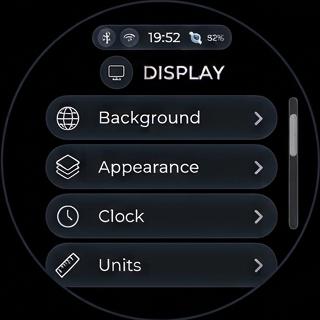
#> input picture shared/references/display-submenus/Sub Menu/Display_Default.png, 320 x 320 px
$ python prepare_submenu_reference_diagnostics.py
#> lines starting #> are read from the running program, lines starting #| are printed output that depends on the picture
"""Create non-authoritative 466px comparison derivatives for supplied submenu refs."""
from __future__ import annotations

import hashlib
import json
from pathlib import Path

from PIL import Image

ROOT = Path(__file__).resolve().parents[1]
REFERENCE = ROOT / "shared" / "references"
OUTPUT = REFERENCE / "display-submenus" / "adapted-466-diagnostic"
DISPLAY_STATES = {
    "Display_Default.png": "reference=display",
    "Display_Background_Expanded.png": "reference=display-background",
    "Display_Appearance_Expanded.png": "reference=display-appearance",
    "Display_Weather_Location_Expanded.png": "reference=display-location",
    "Display_Clock_Submenu.png": "reference=clock-settings",
    "Display_Units_Expanded.png": "reference=display-units",
    "Display_Language_Expanded.png": "reference=display-language",
}


def sha256(path: Path) -> str:
    return hashlib.sha256(path.read_bytes()).hexdigest()


def make_derivative(source: Path, destination: Path) -> dict[str, object]:
    with Image.open(source) as image:
#> image is the input picture: PIL image 320x320 RGB; mean R, G, B 18.5, 20.6, 24
        image.load()
        source_size = list(image.size)
#> source_size = [320, 320]
        rgba = image.convert("RGBA")
        derivative = rgba.resize((466, 466), Image.Resampling.LANCZOS)
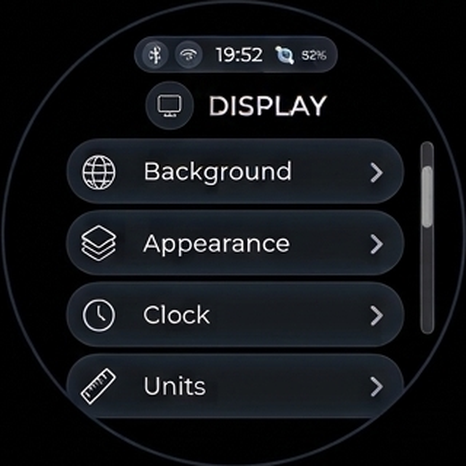
#> derivative: PIL image 466x466 RGBA; mean R, G, B, A 18.6, 20.7, 24.1, 255
        derivative.save(destination, format="PNG", optimize=False)
    return {
        "source": str(source.relative_to(ROOT)),
        "source_sha256": sha256(source),
        "source_dimensions": source_size,
        "derivative": str(destination.relative_to(ROOT)),
        "derivative_sha256": sha256(destination),
        "derivative_dimensions": [466, 466],
        "transform": "full-canvas Pillow Lanczos resize to 466x466; no crop; RGBA",
    }


def main() -> None:
    OUTPUT.mkdir(parents=True, exist_ok=True)
    states = []
    for filename, route in DISPLAY_STATES.items():
        source = REFERENCE / "display-submenus" / "Sub Menu" / filename
        derivative = OUTPUT / filename.replace(".png", "-466-diagnostic.png")
        record = make_derivative(source, derivative)
        record.update({"name": filename.removesuffix(".png"), "route": route, "acceptance": "diagnostic-only; no approved comparison profile"})
        states.append(record)
#> pass 2 of the loop in main, `for filename, route in DISPLAY_STATES.items():`:
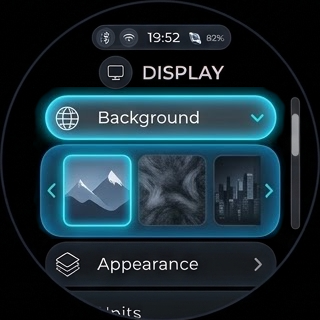
#> input picture shared/references/display-submenus/Sub Menu/Display_Background_Expanded.png, 320 x 320 px
#> in make_derivative, image is the input picture: PIL image 320x320 RGB; mean R, G, B 25.2, 43.2, 51.7
#> in make_derivative (call 2), `derivative = rgba.resize((466, 466), Image.Resampling.LANCZOS)`:
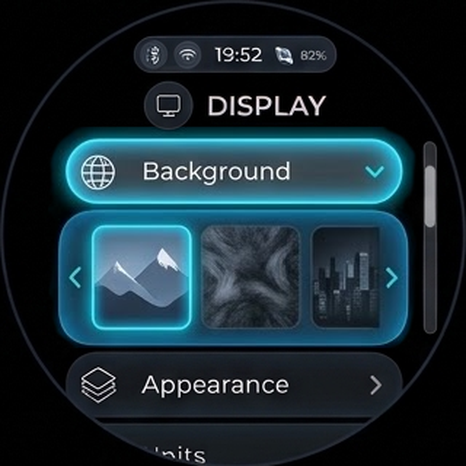
#> derivative: PIL image 466x466 RGBA; mean R, G, B, A 25.3, 43.3, 51.7, 255
#> pass 3 of the loop in main, `for filename, route in DISPLAY_STATES.items():`:
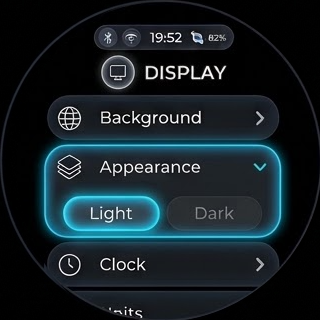
#> input picture shared/references/display-submenus/Sub Menu/Display_Appearance_Expanded.png, 320 x 320 px
#> in make_derivative, image is the input picture: PIL image 320x320 RGB; mean R, G, B 21.7, 32.7, 38.2
#> in make_derivative (call 3), `derivative = rgba.resize((466, 466), Image.Resampling.LANCZOS)`:
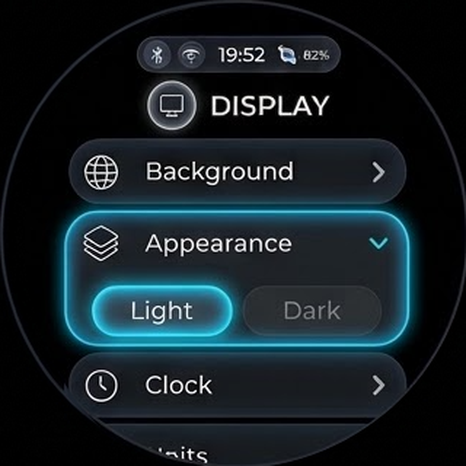
#> derivative: PIL image 466x466 RGBA; mean R, G, B, A 21.8, 32.7, 38.2, 255
#> the loop made 7 passes; the first 3 are shown
    wifi_source = REFERENCE / "Leopold_WiFi_Reference.png"
    wifi_derivative = OUTPUT / "Leopold_WiFi_Reference-466-diagnostic.png"
    wifi = make_derivative(wifi_source, wifi_derivative)
    wifi.update({"name": "WiFi-overview", "route": "screen=wifi", "acceptance": "diagnostic-only; visual reference contains illustrative SSID/state art"})
    manifest = {
        "schema_version": 1,
        "purpose": "Source identity and diagnostic adaptation map for submenu implementation review",
        "comparison_profile": None,
        "profile_status": "unapproved; no match or device-readiness claim is permitted",
        "states": states,
        "wifi_reference": wifi,
        "additional_simulator_states": [
            "reference=display-keypad&country=US",
            "reference=display-keypad&country=MX",
            "reference=display-invalid&country=US",
            "reference=display-not-found&country=MX",
            "reference=display-offline&country=US",
            "reference=display-pending&country=MX",
            "reference=display&scroll=0",
            "reference=display-background&scroll=232&art=0|1|2",
            "reference=display&language=en|es&units=imperial|metric",
            "reference=clock-settings&format=12|24&face=0|1|2&clock-background=0|1|2&clock-weather=no|yes",
            "screen=weather|usb|navigation|spotify&art=0|1|2&appearance=dark|light",
            "screen=spotify&reference=spotify-playing&art=0|1|2",
            "screen=wifi",
        ],
    }
    (ROOT / "shared" / "submenu-reference-manifest.json").write_text(json.dumps(manifest, indent=2) + "\n", encoding="utf-8")


if __name__ == "__main__":
#> (the run stopped early here; a loop or call above may not have finished)
